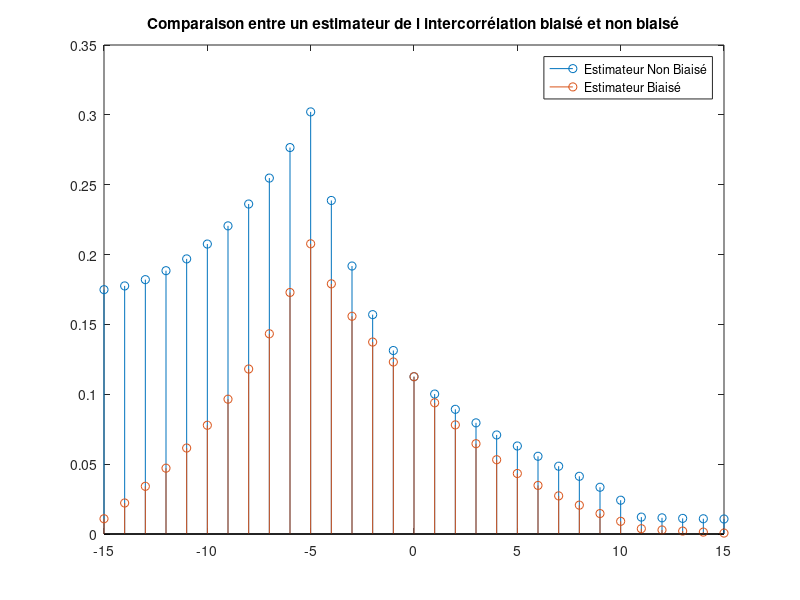

MATLAB code to generate this figure:
close all;clear;clc

%%% Ce script fait une démonstration de la différence entre
%%% l'intercorrélation biaisée et non-biaisée. On montre notamment que la
%%% variance de l'estimateur biaisé est bien meilleure.

n = 0:15;
x = 0.84.^n;
y = circshift(x,5);
[c,lags] = xcorr(x,y,'unbiased');
stem(lags,c)

var_unbias = var(c);

hold on

n = 0:15;
x = 0.84.^n;
y = circshift(x,5);
[c,lags] = xcorr(x,y,'biased');
stem(lags,c)

var_bias = var(c);

legend('Estimateur Non Biaisé','Estimateur Biaisé')
title('Comparaison entre un estimateur de l intercorrélation biaisé et non biaisé')